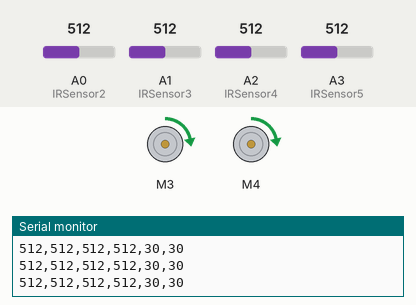
Recording of a sketch running on a simulated Arduino Uno, built with avr-gcc and run on an emulated ATmega328P. Shown: 2 × DC motor (green arrow = forward, orange = backward, longer = faster), the last lines printed to the serial monitor. The test bench sets the inputs (shaded band); at power-on: A0 (IRSensor2) = 512, A3 (IRSensor5) = 512, A1 (IRSensor3) = 512, A2 (IRSensor4) = 512.

Above: at 1.2 s.
1.3 s: A0 (IRSensor2) set to 215
4.3 s: A0 (IRSensor2) set to 183
At 5.1 s:
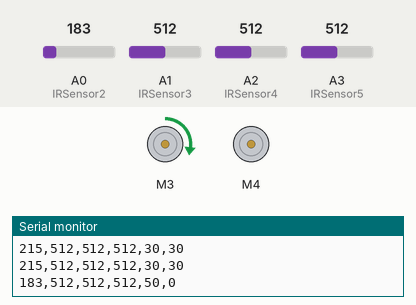
5.8 s: A0 (IRSensor2) set to 306
At 6.4 s:
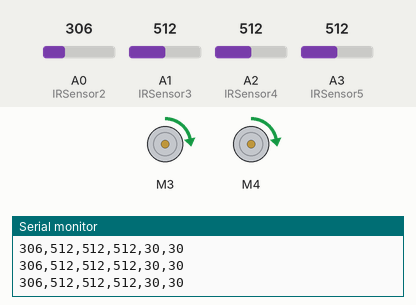
7.5 s: A3 (IRSensor5) set to 212
10.5 s: A3 (IRSensor5) set to 183
At 11.7 s:
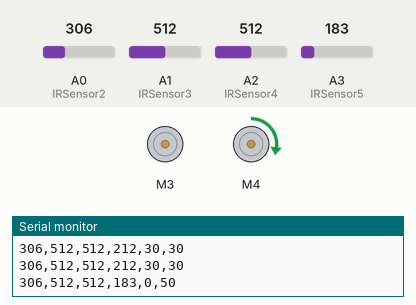
12.0 s: A3 (IRSensor5) set to 306
At 13.5 s:
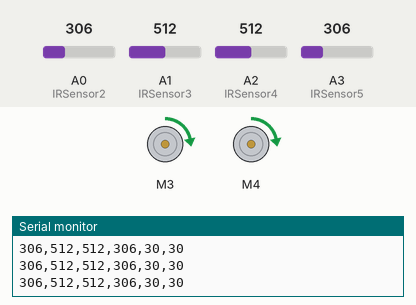
Timing chart, 0 to 14.7 s (numbered marks = the images above; inputs shaded):
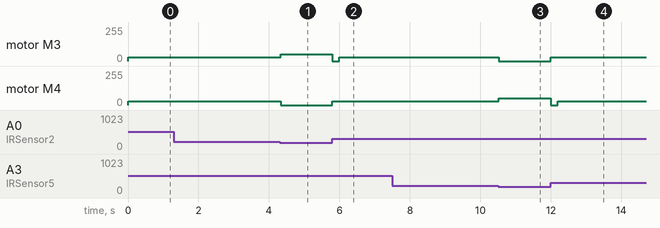

The sketch:

LineFollower.ino
```cpp
#include <Wire.h>
#include <Adafruit_MotorShield.h>

Adafruit_MotorShield AFMS = Adafruit_MotorShield();
Adafruit_DCMotor *myMotor1 = AFMS.getMotor(3);
Adafruit_DCMotor *myMotor2 = AFMS.getMotor(4);

int IRSensor2 = A0; // IR sensor pin for left-most sensor
int IRSensor3 = A1; // IR sensor pin for middle-left sensor
int IRSensor4 = A2; // IR sensor pin for middle-right sensor
int IRSensor5 = A3; // IR sensor pin for right-most sensor

int cutoffValue = 200;
int speed = 30;

void setup() {

  // Start motor with the default frequency 1.6KHz
  AFMS.begin();

  Serial.begin(9600); // Set Serial Baud Rate

  // Intialize motors
  myMotor1->setSpeed(0);  // Set Motor 1 speed
  myMotor2->setSpeed(0);  // Set Motor 2 speed

  // Initialize IR sensors
  pinMode(IRSensor2, INPUT); // IR Sensor 2 pin INPUT
  pinMode(IRSensor3, INPUT); // IR Sensor 3 pin INPUT
  pinMode(IRSensor4, INPUT); // IR Sensor 4 pin INPUT
  pinMode(IRSensor5, INPUT); // IR Sensor 5 pin INPUT
}

void loop() {
  // IR sensor readings
  int IR2 = analogRead(IRSensor2); // Set the IR Sensor 2 as Input
  int IR3 = analogRead(IRSensor3); // Set the IR Sensor 3 as Input
  int IR4 = analogRead(IRSensor4); // Set the IR Sensor 4 as Input
  int IR5 = analogRead(IRSensor5); // Set the IR Sensor 5 as Input

  // Print sensor readings
  Serial.print(IR2);
  Serial.print(",");
  Serial.print(IR3);
  Serial.print(",");
  Serial.print(IR4);
  Serial.print(",");
  Serial.print(IR5);
  Serial.print(",");

  // Classify IR sensor readings as 0 or 1 based on cutoffValue
  int IR2state = (IR2 > cutoffValue) ? 1 : 0;
  int IR3state = (IR3 > cutoffValue) ? 1 : 0;
  int IR4state = (IR4 > cutoffValue) ? 1 : 0;
  int IR5state = (IR5 > cutoffValue) ? 1 : 0;

  // Modify motor speeds using serial commands
  if (Serial.available() > 0) {
    char command = Serial.read();
    if (command == 'W') {
      // Increase speed
      speed += 10;
    } else if (command == 'S') {
      // Decrease speed
      speed -= 10;
    }
  }

  // Cases for sensor states to follow the path
  if (IR2state==0 & IR3state==0 & IR4state==0 & IR5state==0){
    int motor1Speed = speed;
    int motor2Speed = speed;

    myMotor1->setSpeed(motor1Speed);
    myMotor2->setSpeed(motor2Speed);

    Serial.print(motor1Speed);
    Serial.print(",");
    Serial.println(motor2Speed);
  }
  if (IR2state==1 & IR3state==1 & IR4state==1 & IR5state==1){
    int motor1Speed = speed;
    int motor2Speed = speed;

    myMotor1->setSpeed(motor1Speed);
    myMotor2->setSpeed(motor2Speed);

    Serial.print(motor1Speed);
    Serial.print(",");
    Serial.println(motor2Speed);
  }
  else if (IR2state==0 & IR3state==0 & IR4state==1 & IR5state==0){
    int motor1Speed = speed;
    int motor2Speed = 0;

    myMotor1->setSpeed(motor1Speed);
    myMotor2->setSpeed(motor2Speed);

    Serial.print(motor1Speed);
    Serial.print(",");
    Serial.println(motor2Speed);
  }

  else if (IR2state==0 & IR3state==0 & IR4state==0 & IR5state==1){
    int motor1Speed = speed;
    int motor2Speed = 0;

    myMotor1->setSpeed(motor1Speed);
    myMotor2->setSpeed(motor2Speed);

    Serial.print(motor1Speed);
    Serial.print(",");
    Serial.println(motor2Speed);
  }

  else if (IR2state==0 & IR3state==1 & IR4state==0 & IR5state==0){
    int motor1Speed = 0;
    int motor2Speed = speed;

    myMotor1->setSpeed(motor1Speed);
    myMotor2->setSpeed(motor2Speed);

    Serial.print(motor1Speed);
    Serial.print(",");
    Serial.println(motor2Speed);
  }

  else if (IR2state==1 & IR3state==0 & IR4state==0 & IR5state==0){
    int motor1Speed = 0;
    int motor2Speed = speed;

    myMotor1->setSpeed(motor1Speed);
    myMotor2->setSpeed(motor2Speed);

    Serial.print(motor1Speed);
    Serial.print(",");
    Serial.println(motor2Speed);
  }

  else if (IR2state==1 & IR3state==1 & IR4state==1 & IR5state==0){
    int motor1Speed = 0;
    int motor2Speed = speed+20;

    Serial.print(motor1Speed);
    Serial.print(",");
    Serial.println(motor2Speed);

    while (IR5state==0){
      IR5 = analogRead(IRSensor5); // Set the IR Sensor 5 as Input
      IR5state = (IR5 > cutoffValue) ? 1 : 0;
      myMotor1->setSpeed(motor1Speed);
      myMotor2->setSpeed(motor2Speed);
    }
    myMotor1->setSpeed(speed);
    myMotor2->setSpeed(0);
    delay(200);
  }

  else if (IR2state==1 & IR3state==1 & IR4state==0 & IR5state==0){
    int motor1Speed = 0;
    int motor2Speed = speed+20;

    Serial.print(motor1Speed);
    Serial.print(",");
    Serial.println(motor2Speed);

    while (IR5state==0){
      IR5 = analogRead(IRSensor5); // Set the IR Sensor 5 as Input
      IR5state = (IR5 > cutoffValue) ? 1 : 0;
      myMotor1->setSpeed(motor1Speed);
      myMotor2->setSpeed(motor2Speed);
    }

    myMotor1->setSpeed(speed);
    myMotor2->setSpeed(0);
    delay(200);
  }


  else if (IR2state==0 & IR3state==1 & IR4state==1 & IR5state==1){
    int motor1Speed = speed+20;
    int motor2Speed = 0;

    Serial.print(motor1Speed);
    Serial.print(",");
    Serial.println(motor2Speed);

    while (IR2state==0){
      IR2 = analogRead(IRSensor2);
      IR2state = (IR2 > cutoffValue) ? 1 : 0;
      myMotor1->setSpeed(motor1Speed);
      myMotor2->setSpeed(motor2Speed);
    }
    myMotor1->setSpeed(0);
    myMotor2->setSpeed(speed);
    delay(200);
  }

  else if (IR2state==0 & IR3state==0 & IR4state==1 & IR5state==1){
    int motor1Speed = speed+20;
    int motor2Speed = 0;

    Serial.print(motor1Speed);
    Serial.print(",");
    Serial.println(motor2Speed);

    while (IR2state==0){
      IR2 = analogRead(IRSensor2);
      IR2state = (IR2 > cutoffValue) ? 1 : 0;
      myMotor1->setSpeed(motor1Speed);
      myMotor2->setSpeed(motor2Speed);
    }

    myMotor1->setSpeed(0);
    myMotor2->setSpeed(speed);
    delay(200);
  }
  // Run motors
  myMotor1->run(FORWARD);
  myMotor2->run(FORWARD);
}
```

Measured:
- after the input at 4.3 s, motor M3: forward 30/255 → forward 50/255 at once; motor M4: forward 30/255 → stopped at once
- after the input at 5.8 s, motor M3: forward 50/255 → stopped at once, → forward 30/255 0.20 s later; motor M4: stopped → forward 30/255 at once
- after the input at 10.5 s, motor M3: forward 30/255 → stopped at once; motor M4: forward 30/255 → forward 50/255 at once
- after the input at 12.0 s, motor M3: stopped → forward 30/255 at once; motor M4: forward 50/255 → stopped at once, → forward 30/255 0.20 s later
